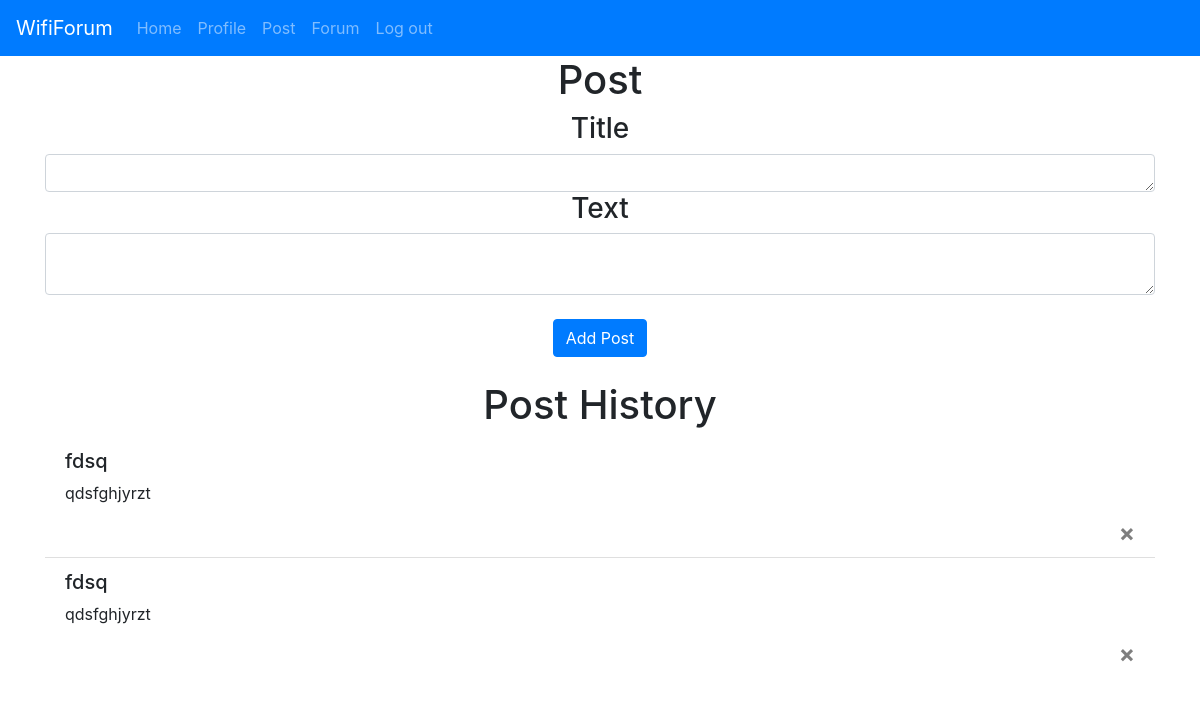
The app's page /post (signed in), older data.
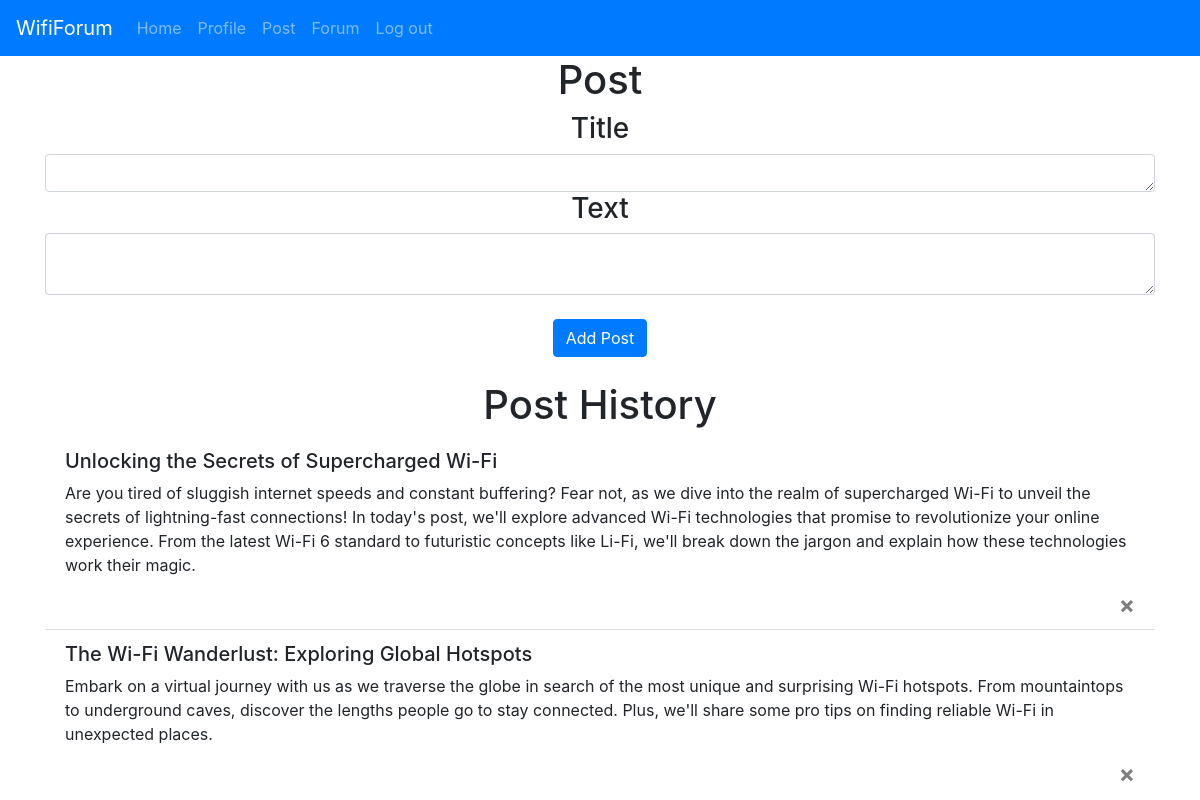
The same page, newer data.
### website/models.py (models this page shows)
class Post(db.Model):
    id = db.Column(db.Integer, primary_key=True)
    username = db.Column(db.String(150))
    title = db.Column(db.String(255))
    content = db.Column(db.Text)
    date = db.Column(db.DateTime(timezone=True), default=func.now())
    user_id = db.Column(db.Integer, db.ForeignKey('user.id'))

### website/views.py (the view)
@view.route('/post', methods=['GET', 'POST'])
@login_required
def posts():
    if request.method == 'POST':
        post_title = request.form.get('title')
        post_text = request.form.get('text')
        new_post = Post(title=post_title, content=post_text, user_id=current_user.id, username=current_user.username)
        db.session.add(new_post)
        db.session.commit()
    return render_template('post.html', user=current_user)

### website/__init__.py (called while the page is built)
def create_app():
    app = Flask(__name__)
    app.config['SECRET_KEY'] = 'abc' #Dit zorgt voor een encryptie van de data cookies en sessie data, je kan dit ook gwn disablen als het problemen veroorzaakt
    app.config['SQLALCHEMY_DATABASE_URI'] = f'sqlite:///{DB_NAME}'
    db.init_app(app)
    from .views import view
    from .auth import auth
    app.register_blueprint(view, url_prefix='/')
    app.register_blueprint(auth, url_prefix='/')
    from .models import User, Post
    create_database(app)
    login_manager = LoginManager()
    login_manager.login_view = 'auth.login'
    login_manager.init_app(app)
    @login_manager.user_loader
    def load_user(id):
        return User.query.get(int(id))
    return app

### website/templates/post.html
{% extends "base.html" %} {% block title %}Forum{% endblock %} {% block
    content%}
    <h1 align="center">Post</h1>
    <form method="POST">
      <h3 align="center">Title</h3>
      <textarea name="title" id="title" class="form-control" rows="1"></textarea>
      <h3 align="center">Text</h3>
      <textarea name="text" id="text" class="form-control"></textarea>
      <br \ />
      <div align="center">
        <button type="submit" class="btn btn-primary">Add Post</button>
      </div>
    </form>
    <br>
    <h1 align="center">Post History</h1>
    <ul class="list-group list-group-flush" id="Posts">
        {% for post in user.posts %}
        <div class="list-group-item">
          <h5>{{ post.title }}</h5>
          <p>{{ post.content }}</p>
          <button type="button" class="close" onClick="deletePost({{ post.id }})">
            <span aria-hidden="true">&times;</span>
          </button>
        </div>
        {% endfor %}
      </ul>
    {% endblock %} request.form.get('post_title')

Row changes from the older to the newer data that the page shows:
no longer on this page (row edited): Post: title "fdsq", content "qdsfghjyrzt"
added Post: title "Unlocking the Secrets of Supercharged Wi-Fi", content "Are you tired of sluggish internet speeds and constant buffering? Fear not, as we dive into the realm of supercharged Wi-Fi to unveil the secrets of lightning-fast connections! In today's post, we'll explore advanced Wi-Fi technologies that promise to revolutionize your online experience. From the latest Wi-Fi 6 standard to futuristic concepts like Li-Fi, we'll break down the jargon and explain how these technologies work their magic."
changed Post: title "fdsq" → "The Wi-Fi Wanderlust: Exploring Global Hotspots"; content "qdsfghjyrzt" → "Embark on a virtual journey with us as we traverse the globe in search of the most unique and surprising Wi-Fi hotspots. From mountaintops to underground caves, discover the lengths people go to stay connected. Plus, we'll share some pro tips on finding reliable Wi-Fi in unexpected places."
